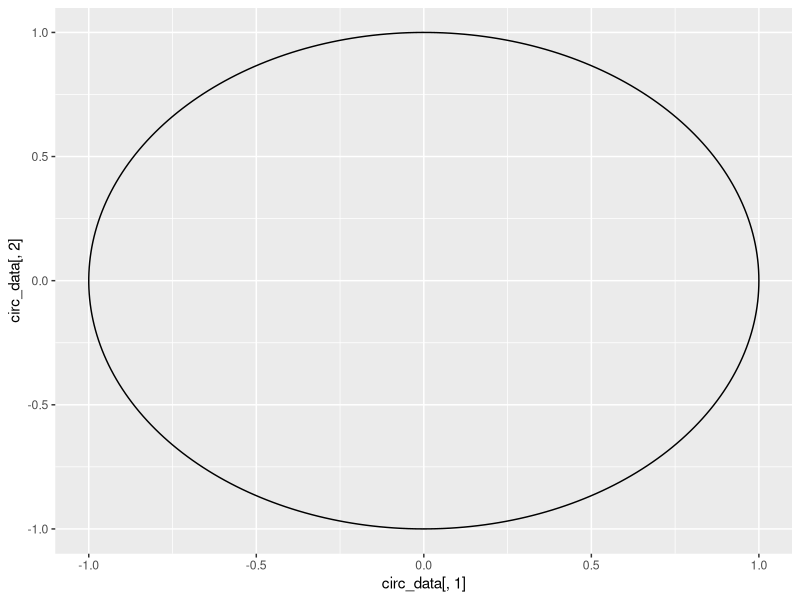

This chart was generated by the following R code:
## ---- chunk 1
knitr::opts_chunk$set(echo = TRUE)
## ---- chunk 2
library(ggplot2)
## ---- chunk 3
x = seq(0,2*pi,length.out = 300)
a = cos(x);b = sin(x)
circ_data = data.frame(a,b)
#ggplot(circ_data,aes(circ_data[,1],circ_data[,2]))+geom_path()

ggplot()+geom_path(data = circ_data,aes(circ_data[,1],circ_data[,2]))
  # geom_point(data = as.data.frame(pca$rotation),aes(x = pca$rotation[,1],y = pca$rotation[,2]),col = "red")+geom_text_repel()
